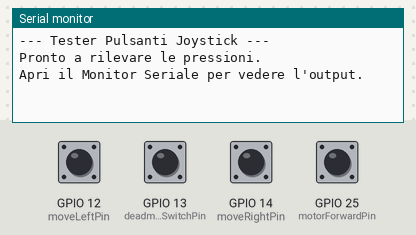
Simulated run of this sketch. Board: ESP32. On the bench: the last lines printed to the serial monitor. The inputs (shaded band) are chosen by the test bench; at power-on: GPIO 12 (moveLeftPin), GPIO 13 (deadmanSwitchPin), GPIO 14 (moveRightPin), GPIO 25 (motorForwardPin) HIGH.

Above: at 2.2 s.
2.3 s: GPIO 12 (moveLeftPin) pulled LOW for 0.15 s
At 3.6 s:
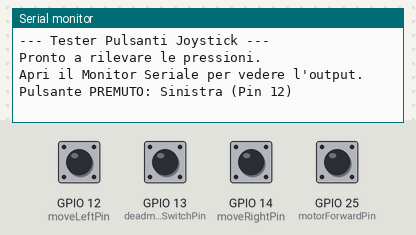
3.9 s: GPIO 13 (deadmanSwitchPin) pulled LOW for 0.15 s
At 4.4 s:
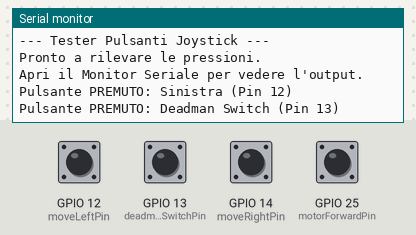
5.5 s: GPIO 14 (moveRightPin) pulled LOW for 0.15 s
At 6.7 s:
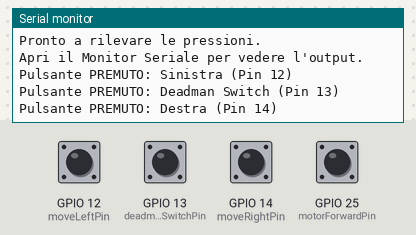
7.1 s: GPIO 25 (motorForwardPin) pulled LOW for 0.15 s
At 7.5 s:
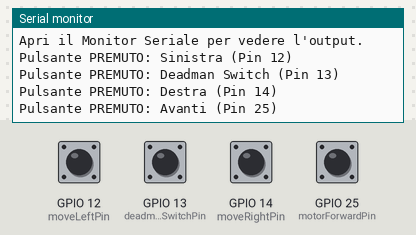
8.7 s: GPIO 12 (moveLeftPin) driven LOW and GPIO 14 (moveRightPin) driven LOW
At 8.94 s:
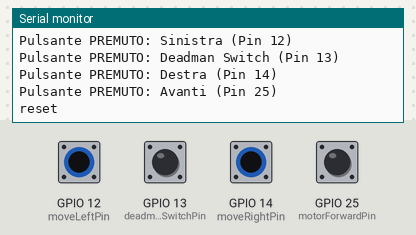

Measured:
- after the input at 2.3 s, the serial monitor: prints a new line after 0.05 s (image 1)
- after the input at 3.9 s, the serial monitor: prints a new line after 0.11 s (image 2)
- after the input at 5.5 s, the serial monitor: prints a new line at once (image 3)
- after the input at 7.1 s, the serial monitor: prints a new line after 0.06 s (image 4)
- after the input at 8.7 s, the serial monitor: prints a new line after 0.11 s (image 5)

The sketch:

joystick.ino
```cpp
/*
 *  CODICE SEMPLIFICATO PER TESTARE I PULSANTI DI UN JOYSTICK
 *
 *  Obiettivo: Verificare che i pulsanti siano collegati correttamente.
 *
 *  Funzionamento:
 *  - Legge lo stato dei pin a cui sono collegati i pulsanti.
 *  - Stampa un messaggio sul Monitor Seriale solo quando un pulsante viene premuto.
 *  - Non sono necessarie librerie esterne.
 */

// --- Configurazione dei Pin ---
// Assicurati che questi pin corrispondano a come hai collegato fisicamente i pulsanti.
const int deadmanSwitchPin = 13;
const int motorForwardPin  = 25;
const int moveLeftPin      = 12;
const int moveRightPin     = 14;

bool deadmanSwitchState = false;
bool leftSwitchState=false;
bool rightSwitchState=false;
bool forwardSwitchState=false;
bool resetSwitchState=false;

void setup() {
  // Inizializza la comunicazione Seriale per poter vedere i messaggi sul computer.
  // Assicurati che il Monitor Seriale sia impostato sulla stessa velocità (115200).
  Serial.begin(115200);

  // Attendi un istante per stabilizzare la Seriale.
  delay(1000);

  Serial.println("--- Tester Pulsanti Joystick ---");
  Serial.println("Pronto a rilevare le pressioni.");
  Serial.println("Apri il Monitor Seriale per vedere l'output.");

  // Configura ogni pin del pulsante come INPUT con una resistenza di PULLUP interna.
  // Questo significa che non hai bisogno di resistenze esterne.
  // Il pin sarà HIGH (alto) quando il pulsante non è premuto.
  // Il pin sarà LOW (basso) quando il pulsante VIENE PREMUTO.
  pinMode(deadmanSwitchPin, INPUT_PULLUP);
  pinMode(motorForwardPin, INPUT_PULLUP);
  pinMode(moveLeftPin, INPUT_PULLUP);
  pinMode(moveRightPin, INPUT_PULLUP);
}

void loop() {
  // Legge lo stato di ogni pulsante.
  // La variabile sarà 'true' se il pulsante è premuto (pin a livello LOW).
  bool deadmanPressed = (digitalRead(deadmanSwitchPin) == LOW);
  bool forwardPressed = (digitalRead(motorForwardPin) == LOW);
  bool leftPressed    = (digitalRead(moveLeftPin) == LOW);
  bool rightPressed   = (digitalRead(moveRightPin) == LOW);

  // Controlla se ciascun pulsante è stato premuto e stampa un messaggio.
  // Usiamo 'if' separati per poter rilevare anche più pressioni contemporaneamente.
  if (deadmanPressed) {
    deadmanSwitchState = true;
    Serial.println("Pulsante PREMUTO: Deadman Switch (Pin 13)");
    }


  if (forwardPressed) {
    Serial.println("Pulsante PREMUTO: Avanti (Pin 25)");
    forwardSwitchState=true;
  }

  if (leftPressed && !rightPressed) {
    Serial.println("Pulsante PREMUTO: Sinistra (Pin 12)");
    leftSwitchState=true;
  }

  if (rightPressed && !leftPressed) {
    Serial.println("Pulsante PREMUTO: Destra (Pin 14)");
    rightSwitchState=true;
  }

  if (rightPressed && leftPressed){
    Serial.println("reset");
    resetSwitchState=true;
  }

  // Aggiungiamo un piccolo ritardo per evitare di inondare il Monitor Seriale
  // di messaggi se un pulsante viene tenuto premuto.
  delay(150);
}
```
